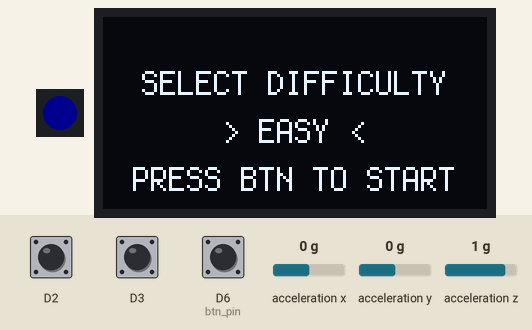
This program was run on a simulated CircuitPython board. Parts: 1 RGB LEDs in strip order, left to right, 128×64 one-colour display. The inputs (shaded band) are chosen by the test bench; at power-on: D6 (btn_pin) HIGH, D2 HIGH, acceleration x 0 g, D3 HIGH, acceleration y 0 g, acceleration z 1 g. Dim RGB values are drawn brighter than linear; random numbers come from a fixed seed.

Above: at 3.0 s.
3.1 s: D6 (btn_pin) pulled LOW for 0.15 s
At 4.1 s:
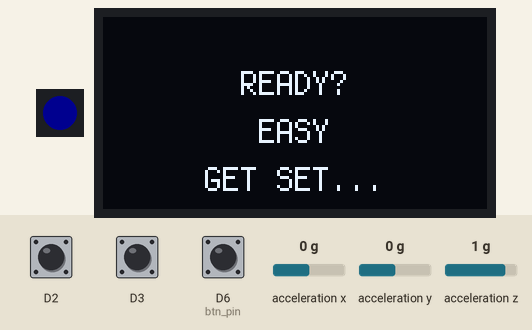
6.1 s: D2 pulled LOW for 0.15 s
At 6.5 s:
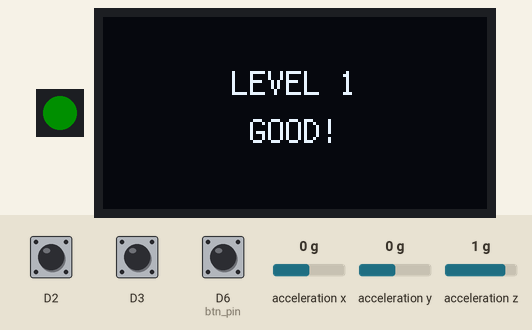
6.8 s: acceleration x set to -1.4 g
At 8.3 s:
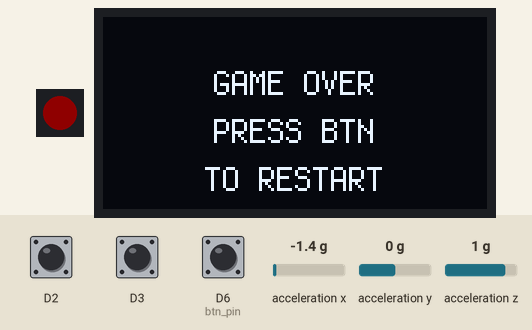
9.1 s: D6 (btn_pin) pulled LOW for 0.15 s
At 10.6 s:
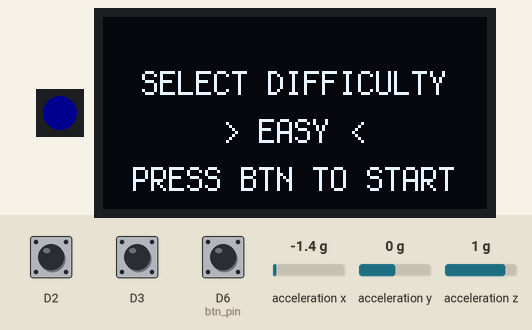
10.9 s: D3 pulled LOW for 0.15 s
At 12.3 s:
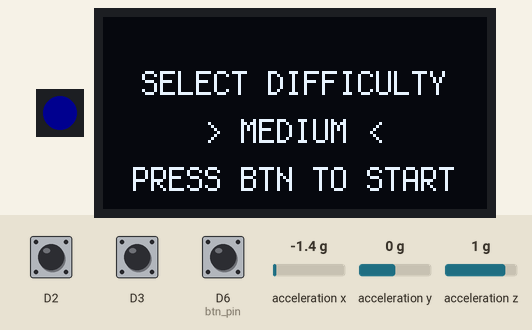
12.6 s: D2 pulled LOW for 1 s
At 13.4 s:
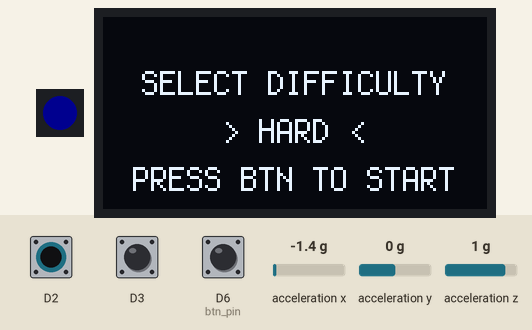
Timing chart, 0 to 15.6 s (numbered marks = the images above; inputs shaded):
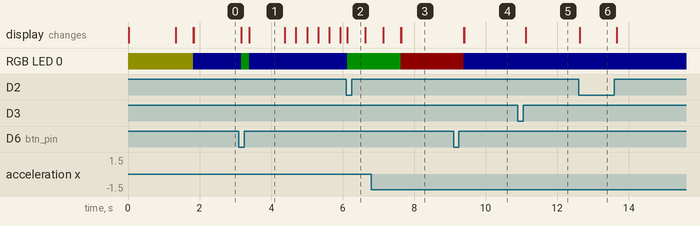

Measured:
- after the input at 3.1 s, RGB LED 0: RGB(0, 0, 15) → RGB(0, 15, 0) after 0.07 s, → RGB(0, 0, 15) 0.22 s later
- after the input at 9.1 s, RGB LED 0: RGB(15, 0, 0) → RGB(0, 0, 15) after 0.29 s
- after the input at 10.9 s, the display: changes after 0.22 s (image 5)
- after the input at 12.6 s, the display: changes at once (image 6)
- what the display in image 1 shows lasts 1.0 s, from 3.4 s to 4.4 s

The program:

code.py
```python
# code.py
# Simple Bop-It style handheld game for XIAO ESP32C3 + SSD1306 + ADXL345 + Rotary Encoder + NeoPixel
# 尽量用最简单的状态机实现所有要求

import time
import board
import busio
import digitalio
import displayio
import terminalio
import neopixel

from adafruit_display_text import label
import i2cdisplaybus
import adafruit_displayio_ssd1306
import adafruit_adxl34x
from adafruit_debouncer import Debouncer
from rotary_encoder import RotaryEncoder

# ---------- 全局常量 ----------

MAX_LEVEL = 10

# 玩家可执行的四种动作
MOVE_KNOB_LEFT = 0
MOVE_KNOB_RIGHT = 1
MOVE_SHAKE = 2
MOVE_BUTTON = 3

MOVE_NAMES = {
    MOVE_KNOB_LEFT: "TURN LEFT",
    MOVE_KNOB_RIGHT: "TURN RIGHT",
    MOVE_SHAKE: "SHAKE",
    MOVE_BUTTON: "PRESS BTN",
}

# 游戏状态
STATE_MENU = 0
STATE_PLAYING = 1
STATE_GAME_OVER = 2
STATE_WIN = 3

# 难度设置：时间限制随等级变化
# base_time: 第一关时间，per_level: 每升一级减少的时间
DIFFICULTIES = [
    ("EASY",   5.0, 0.20),  # 原来 3.0，现在更宽松
    ("MEDIUM", 4.0, 0.25),  # 原来 2.5
    ("HARD",   3.0, 0.30),  # 原来 2.0
]

MIN_TIME_LIMIT = 1.5  # 原来 0.8，现在最低也有 1.5 秒

# EMA 滤波参数
ACC_ALPHA = 0.3    # 越小越平滑
SHAKE_THRESHOLD = 3.0  # m/s^2, 超过认为是“摇一摇”

# ---------- 显示初始化 ----------

displayio.release_displays()

i2c = busio.I2C(board.SCL, board.SDA)
display_bus = i2cdisplaybus.I2CDisplayBus(i2c, device_address=0x3C)
display = adafruit_displayio_ssd1306.SSD1306(display_bus, width=128, height=64)

# 简单助手：清屏并显示最多 3 行文字
def show_text(line1="", line2="", line3=""):
    main_group = displayio.Group()
    lines = [line1, line2, line3]
    # 垂直布局：三行大致均匀分布
    for i, text in enumerate(lines):
        if not text:
            continue
        lbl = label.Label(terminalio.FONT, text=text)
        w = lbl.bounding_box[2]
        h = lbl.bounding_box[3]
        lbl.x = (display.width - w) // 2
        # 64 高度，行 0,1,2 分别放在 16, 32, 48 附近
        lbl.y = 16 + i * 16 + h // 2
        main_group.append(lbl)
    display.root_group = main_group

# ---------- NeoPixel 初始化 ----------

PIXEL_PIN = board.D10
NUM_PIXELS = 1
pixels = neopixel.NeoPixel(PIXEL_PIN, NUM_PIXELS, brightness=0.3, auto_write=True)

def set_pixel(color):
    pixels[0] = color

COLOR_OFF    = (0, 0, 0)
COLOR_RED    = (50, 0, 0)
COLOR_GREEN  = (0, 50, 0)
COLOR_BLUE   = (0, 0, 50)
COLOR_YELLOW = (50, 50, 0)
COLOR_MAGENTA = (50, 0, 50)
COLOR_CYAN   = (0, 50, 50)
COLOR_WHITE  = (50, 50, 50)

# ---------- 旋转编码器 + 按钮 初始化 ----------

# 旋钮 A/B —— 调高灵敏度：pulses_per_detent = 1
encoder = RotaryEncoder(board.D3, board.D2, debounce_ms=3, pulses_per_detent=1)
encoder_last_pos = 0

# 主按钮：外接单独按钮，接在 D6（用于菜单选择 / PRESS BTN / RESTART）
btn_pin = digitalio.DigitalInOut(board.D6)
btn_pin.direction = digitalio.Direction.INPUT
btn_pin.pull = digitalio.Pull.UP
button = Debouncer(btn_pin)

# 旋钮自带按钮（D8）不再使用，可以不接或忽略

# ---------- 加速度计初始化 + 校准 + 滤波 ----------

accelerometer = adafruit_adxl34x.ADXL345(i2c)

# 零点偏移基线
baseline_x = 0.0
baseline_y = 0.0
baseline_z = 0.0

# EMA 滤波后的值
filtered_x = 0.0
filtered_y = 0.0
filtered_z = 0.0

def calibrate_accel():
    global baseline_x, baseline_y, baseline_z
    show_text("CALIBRATING", "KEEP STILL", "")
    set_pixel(COLOR_YELLOW)
    time.sleep(0.5)

    samples = 40
    sum_x = sum_y = sum_z = 0.0
    for _ in range(samples):
        x, y, z = accelerometer.acceleration
        sum_x += x
        sum_y += y
        sum_z += z
        time.sleep(0.02)

    baseline_x = sum_x / samples
    baseline_y = sum_y / samples
    baseline_z = sum_z / samples

    show_text("CALIB DONE", "", "")
    time.sleep(0.5)

def read_filtered_accel():
    """读取加速度计，加上零点校正 + EMA 滤波"""
    global filtered_x, filtered_y, filtered_z
    raw_x, raw_y, raw_z = accelerometer.acceleration
    # 零点校正
    raw_x -= baseline_x
    raw_y -= baseline_y
    raw_z -= baseline_z

    # EMA 滤波
    filtered_x = ACC_ALPHA * raw_x + (1 - ACC_ALPHA) * filtered_x
    filtered_y = ACC_ALPHA * raw_y + (1 - ACC_ALPHA) * filtered_y
    filtered_z = ACC_ALPHA * raw_z + (1 - ACC_ALPHA) * filtered_z

    return filtered_x, filtered_y, filtered_z

def detect_shake():
    """通过幅度判断是否摇动"""
    fx, fy, fz = read_filtered_accel()
    magnitude = (fx * fx + fy * fy + fz * fz) ** 0.5
    return magnitude > SHAKE_THRESHOLD

# ---------- 工具函数 ----------

def get_time_limit_for_level(level, base_time, per_level):
    t = base_time - (level - 1) * per_level
    if t < MIN_TIME_LIMIT:
        t = MIN_TIME_LIMIT
    return t

def get_encoder_delta():
    """返回旋钮方向：负值左，正值右"""
    global encoder_last_pos
    changed = encoder.update()
    if not changed:
        return 0
    pos = encoder.position
    delta = pos - encoder_last_pos
    encoder_last_pos = pos
    return delta

# ---------- 游戏逻辑 ----------

def menu_select_difficulty():
    """使用旋钮在三档难度中选择，按按钮确认"""
    idx = 0
    set_pixel(COLOR_BLUE)
    while True:
        button.update()
        delta = get_encoder_delta()
        if delta != 0:
            step = 1 if delta > 0 else -1
            idx += step
            if idx < 0:
                idx = 0
            if idx >= len(DIFFICULTIES):
                idx = len(DIFFICULTIES) - 1

        name, base_t, per_level = DIFFICULTIES[idx]
        show_text("SELECT DIFFICULTY", f"> {name} <", "PRESS BTN TO START")

        if button.fell:
            set_pixel(COLOR_GREEN)
            time.sleep(0.2)
            return DIFFICULTIES[idx]

        time.sleep(0.05)

def choose_random_move(level):
    # 简化：一直允许四种动作随机
    import random
    return random.choice([MOVE_KNOB_LEFT, MOVE_KNOB_RIGHT, MOVE_SHAKE, MOVE_BUTTON])

def play_game(base_time, per_level):
    """主游戏循环：返回 True=win, False=game over"""
    state = STATE_PLAYING
    level = 1

    # 重置 NeoPixel
    set_pixel(COLOR_BLUE)

    while state == STATE_PLAYING:
        # 为当前关卡选择一个动作
        target_move = choose_random_move(level)
        level_time_limit = get_time_limit_for_level(level, base_time, per_level)

        start_time = time.monotonic()
        success = False
        wrong = False

        # 清一次加速度读取，避免旧值
        read_filtered_accel()

        while True:
            now = time.monotonic()
            elapsed = now - start_time
            remaining = level_time_limit - elapsed
            if remaining < 0:
                remaining = 0

            # 更新输入
            button.update()
            delta = get_encoder_delta()
            shake = detect_shake()

            # 显示当前信息（等级 + 动作 + 剩余时间）
            show_text(
                f"LEVEL {level}",
                MOVE_NAMES[target_move],
                f"TIME: {remaining:0.1f}s"
            )

            # 默认等待状态灯：蓝色
            set_pixel(COLOR_BLUE)

            # 判断玩家动作 —— 先看旋钮方向，再看按钮，最后看摇一摇
            performed_move = None

            if delta < 0:
                performed_move = MOVE_KNOB_LEFT
            elif delta > 0:
                performed_move = MOVE_KNOB_RIGHT
            elif button.fell:
                performed_move = MOVE_BUTTON
            elif shake:
                performed_move = MOVE_SHAKE

            if performed_move is not None:
                if performed_move == target_move:
                    success = True
                    break
                else:
                    wrong = True
                    break

            if elapsed > level_time_limit:
                # 超时
                wrong = True
                break

            time.sleep(0.02)

        if success:
            # 成功提示
            set_pixel(COLOR_GREEN)
            show_text(f"LEVEL {level}", "GOOD!", "")
            time.sleep(0.5)
            level += 1
            if level > MAX_LEVEL:
                state = STATE_WIN
        else:
            state = STATE_GAME_OVER

    return state == STATE_WIN

def game_over_screen():
    set_pixel(COLOR_RED)
    show_text("GAME OVER", "PRESS BTN", "TO RESTART")
    # 等待按钮
    while True:
        button.update()
        _ = get_encoder_delta()  # 清旋钮
        if button.fell:
            time.sleep(0.2)
            break
        time.sleep(0.05)

def win_screen():
    # 简单彩色循环几秒
    colors = [COLOR_GREEN, COLOR_CYAN, COLOR_MAGENTA, COLOR_YELLOW, COLOR_WHITE]
    start = time.monotonic()
    while time.monotonic() - start < 3.0:
        for c in colors:
            set_pixel(c)
            show_text("YOU WIN!", "CONGRATS", "")
            time.sleep(0.2)
    # 停在绿色
    set_pixel(COLOR_GREEN)
    show_text("YOU WIN!", "PRESS BTN", "TO RESTART")
    while True:
        button.update()
        _ = get_encoder_delta()
        if button.fell:
            time.sleep(0.2)
            break
        time.sleep(0.05)

# ---------- 主程序入口 ----------

calibrate_accel()

while True:
    # 1. 难度选择界面
    name, base_time, per_level = menu_select_difficulty()

    # 2. 显示即将开始
    show_text("READY?", name, "GET SET...")
    set_pixel(COLOR_BLUE)
    time.sleep(1.0)

    # 3. 游戏过程
    win = play_game(base_time, per_level)

    # 4. 结束/胜利界面（不用重启可再玩）
    if win:
        win_screen()
    else:
        game_over_screen()
```

rotary_encoder.py
```python
# rotary_encoder.py
# Simple quadrature rotary encoder helper for CircuitPython
#
# Usage:
#   from rotary_encoder import RotaryEncoder
#   encoder = RotaryEncoder(board.D3, board.D2, pulses_per_detent=1, debounce_ms=3)
#   ...
#   if encoder.update():
#       print(encoder.position)

import time
import digitalio


class RotaryEncoder:
    """
    Minimal rotary encoder reader for XIAO ESP32C3.
    - Uses two digital input pins (A, B)
    - Tracks .position as an integer count
    - .update() returns True if position changed since last call
    """

    def __init__(self, pin_a, pin_b, *, pulses_per_detent=1, debounce_ms=2):
        # Set up pins
        self._pin_a = digitalio.DigitalInOut(pin_a)
        self._pin_a.switch_to_input(pull=digitalio.Pull.UP)

        self._pin_b = digitalio.DigitalInOut(pin_b)
        self._pin_b.switch_to_input(pull=digitalio.Pull.UP)

        self.pulses_per_detent = max(1, int(pulses_per_detent))
        self._debounce_s = debounce_ms / 1000.0

        # State
        self.position = 0          # public position
        self._pulse_count = 0      # internal pulse accumulator
        self._last_state = self._read_state()
        self._last_time = time.monotonic()

    def _read_state(self):
        """Return current 2-bit state of the encoder: (A << 1) | B"""
        a = self._pin_a.value
        b = self._pin_b.value
        return (1 if a else 0) << 1 | (1 if b else 0)

    def update(self):
        """
        Poll the encoder.
        Returns True if a whole detent step was detected (position changed),
        otherwise False.
        """
        now = time.monotonic()
        if (now - self._last_time) < self._debounce_s:
            # too soon, skip reading
            return False

        state = self._read_state()
        if state == self._last_state:
            # no change
            return False

        # Quadrature lookup table: (prev_state, new_state) -> step
        step = _QUAD_STEP_TABLE.get((self._last_state, state), 0)

        self._last_state = state
        self._last_time = now

        if step == 0:
            return False

        # accumulate pulses, convert to detents
        self._pulse_count += step

        changed = False
        while self._pulse_count >= self.pulses_per_detent:
            self.position += 1
            self._pulse_count -= self.pulses_per_detent
            changed = True

        while self._pulse_count <= -self.pulses_per_detent:
            self.position -= 1
            self._pulse_count += self.pulses_per_detent
            changed = True

        return changed


# Standard quadrature state transition table
# States: 0b00, 0b01, 0b11, 0b10
# Valid transitions produce +1 or -1; anything else treated as 0 (noise)
_QUAD_STEP_TABLE = {
    # Clockwise
    (0b00, 0b01): +1,
    (0b01, 0b11): +1,
    (0b11, 0b10): +1,
    (0b10, 0b00): +1,
    # Counter-clockwise
    (0b00, 0b10): -1,
    (0b10, 0b11): -1,
    (0b11, 0b01): -1,
    (0b01, 0b00): -1,
}
```
